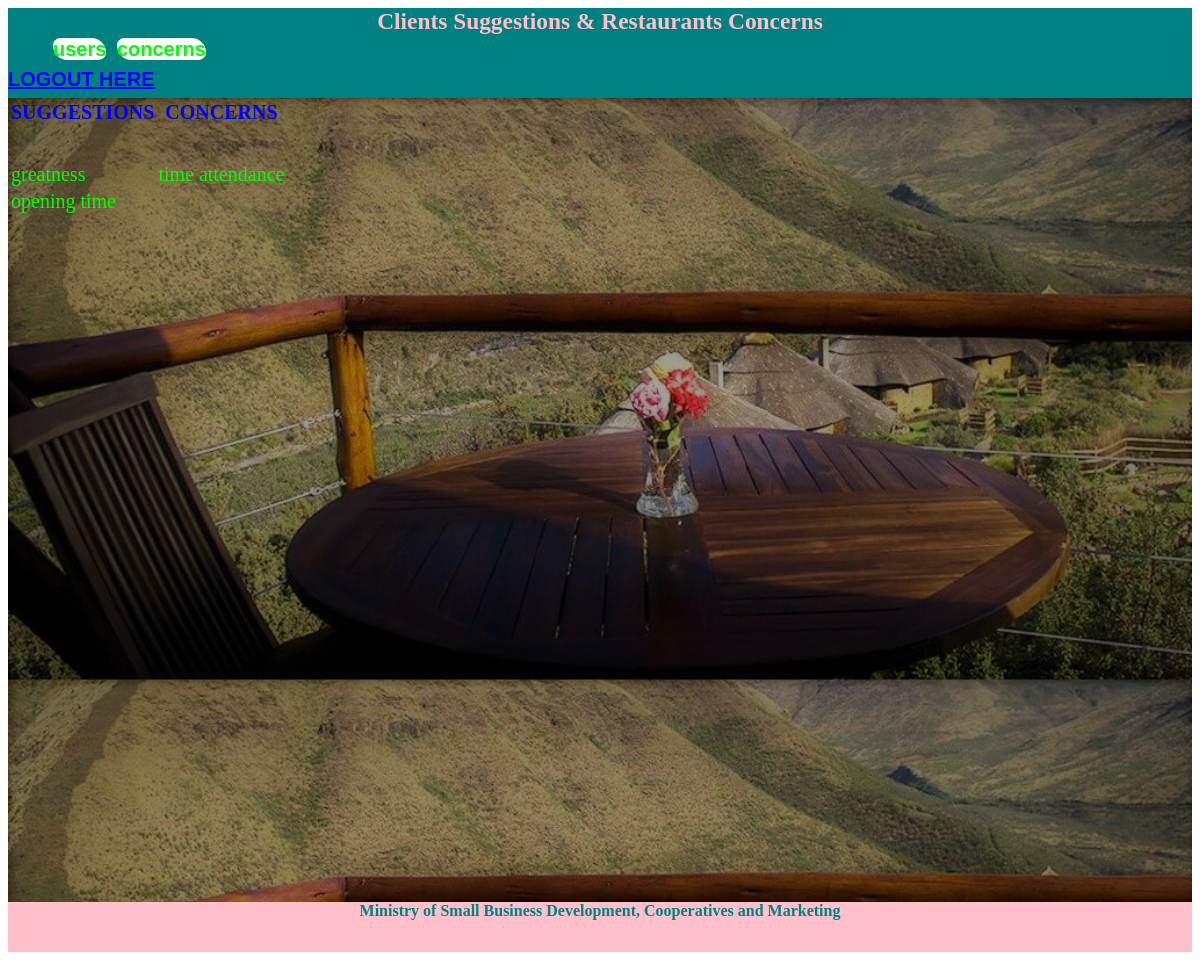
The page /concerns.php on the database its author committed.
### tables this page shows
CREATE TABLE `feedback` (
  `suggest` varchar(100) NOT NULL,
  `concern` varchar(100) NOT NULL
);

### concerns.php (the view, shortened to what this page needs)
<!DOCTYPE.html>
<html>
	<head>
			<link rel="stylesheet" href="administrator.css"/>
	</head>
	<body>
		<header>
			<center><h3>Clients Suggestions & Restaurants Concerns</h3></center>
		</header>
		<nav>
			<ul>
				<a href="users.html">users</a>
				<a href="concerns.php">concerns</a>
			</ul>
		</nav>
			<nav>
			<a href="ica-1818137.html">LOGOUT HERE</a>
		</nav>
		<section>
			<table>
			  <tr>
				<th><h4>SUGGESTIONS</h4></th>
				<th><h4>CONCERNS</h4></th>
			  </tr>
			  <?php
			  $conn = mysqli_connect("localhost", "root", "", "skhafthini");
			  $sql = "SELECT * from feedback";
			  $result = $conn-> query($sql);
			  if ($result-> num_rows > 0){
				  while ($row = $result-> fetch_assoc()){
					  echo "<tr><td>". $row["suggest"] ."</td><td>". $row["concern"] ."</td></tr>";
				  }
				  echo "</table>";
			  }
			  else {
				  echo "0 result";
			  }
			  ?>
			</table><br><br>
		</section>
		<footer>
		<footer>
			<center>
		        <strong>Ministry of Small Business Development,
				        Cooperatives and Marketing</strong>
			</center>
		</footer>
	</body>
</html>

### administrator.css (style rules this page uses)
header { background:teal; color:pink; height:30px; font-size:20; }
nav { height:30px; font-family:arial; font-weight:bold; font-size:20px; background-color:teal; }
nav ul { list-style-type:none; width:auto; margin:0; display:block; float:left; }
nav ul a { color:lime; text-decoration:none; height:100%; margin-left:5px; background-color:white; border-radius:20px 40px; }
section { background-color:teal; background-image:linear-gradient(navy,lime); width:100%; height:100%; font-family:Arial Rounded MT Bold; border-width:8px; background-image:url("mlb.jpg"); background-size:100%; padding-bottom:20px; color:red; font-size:20; }
section table { color:red; font-size:20; }
footer { background-color:pink; width:100%; height:50px; clear:both; color:teal; }
a { color:blue; }
th { color:blue; }
td { color:lime; }

### rows shown on the page
feedback: suggest "greatness", concern "time attendance"
feedback: suggest "opening time"
